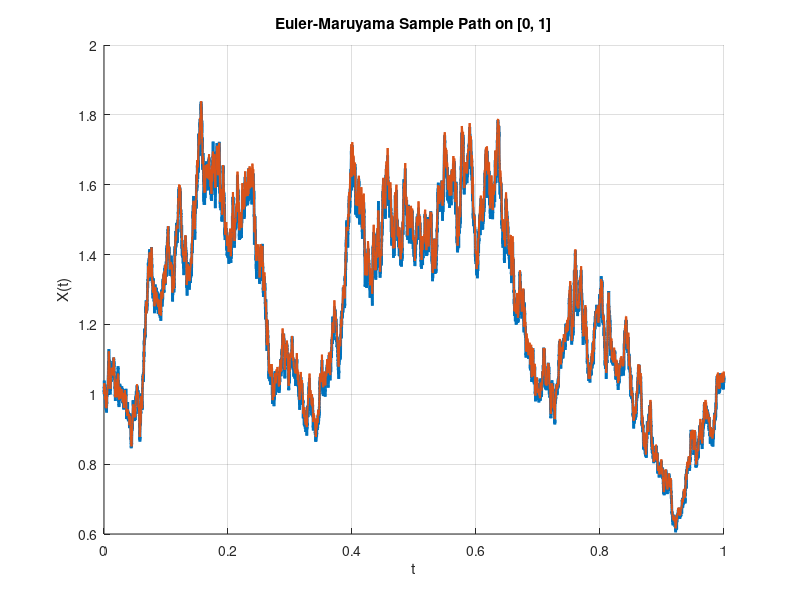

Write the MATLAB code that produced this figure.
% EM strong test (Euler - Maruyama)

rng(67)  % pseudorandom seed

% setting up stochastic equation as in section 5 of paper 
% dX = f(X)dt + g(X)dW over range t = 0:1
% for simplicity I am using dX = a*X dt + b*x dW

a=2;
b=1;


T = 1;    % range
N = 2^14;  % number of nodes
dt = T/N;  % step size 
dW = sqrt(dt)*randn(1, N);
W = cumsum(dW); % discretized Brownian path 

Initial_condition = 1;


t_list = dt:dt:T; % array of t values separated by steps of dt


% array of the true values of X
Xtrue = Initial_condition*exp((a-0.5*b^2)*t_list+b*W);


% EM strong test
% use a bigger dt as we are approximating


R = 8;
Dt = R*dt;
L = N/R;
xaprox = zeros(1,L);
xem_current = Initial_condition;

for i = 1:L
    step_em = sum(dW(R*(i-1)+1:R*i));
    xem_current = xem_current+Dt*a*xem_current+b*xem_current*step_em;
    xaprox(i) = xem_current;
end

t_aprox_list = 0:Dt:T;



figure;
hold on
plot([0,t_list], [Initial_condition,Xtrue], 'LineWidth', 2);
plot(t_aprox_list, [Initial_condition,xaprox], 'LineWidth', 1.5);
grid on;
xlabel('t');
ylabel('X(t)');
title('Euler-Maruyama Sample Path on [0, 1]');
